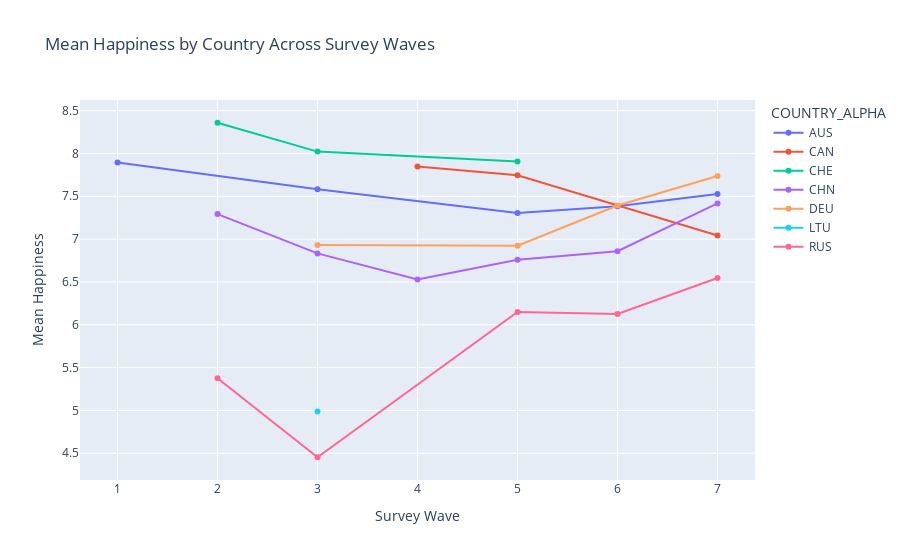

Notebook source saved alongside this figure:
### Code cell
# Filter data for specified countries using COUNTRY_ALPHA
selected_countries_alpha = ['AUS', 'CAN', 'CHN', 'RUS', 'DEU', 'LTU', 'CHE']  # ISO alpha-3 codes for Australia, Canada, China, Russia, Germany, Lithuania, Switzerland

# Assuming 'COUNTRY_ALPHA' is the column with ISO alpha-3 codes
WaveCountryAves_filtered = WaveCountryAves.query("COUNTRY_ALPHA in @selected_countries_alpha")

# Plotting
fig = px.line(
    WaveCountryAves_filtered,
    x='S002VS',
    y='meanhappy',
    color='COUNTRY_ALPHA',
    markers=True,
    labels={'S002VS': 'Survey Wave', 'meanhappy': 'Mean Happiness'},
    title='Mean Happiness by Country Across Survey Waves'
)

# Show the plot
fig.show()

### Figure 1 — Plotly figure (JSON) as saved in the notebook; plotly's stock layout.template omitted (floating-point values rounded to 4 significant figures)
{"data": [{"hovertemplate": "COUNTRY_ALPHA=AUS<br>Survey Wave=%{x}<br>Mean Happiness=%{y}<extra></extra>", "legendgroup": "AUS", "line": {"color": "#636efa", "dash": "solid"}, "marker": {"symbol": "circle"}, "mode": "lines+markers", "name": "AUS", "orientation": "h", "showlegend": true, "type": "scatter", "x": [1, 3, 5, 6, 7], "xaxis": "x", "y": [7.895, 7.583, 7.304, 7.382, 7.528], "yaxis": "y"}, {"hovertemplate": "COUNTRY_ALPHA=CAN<br>Survey Wave=%{x}<br>Mean Happiness=%{y}<extra></extra>", "legendgroup": "CAN", "line": {"color": "#EF553B", "dash": "solid"}, "marker": {"symbol": "circle"}, "mode": "lines+markers", "name": "CAN", "orientation": "h", "showlegend": true, "type": "scatter", "x": [4, 5, 7], "xaxis": "x", "y": [7.849, 7.746, 7.042], "yaxis": "y"}, {"hovertemplate": "COUNTRY_ALPHA=CHE<br>Survey Wave=%{x}<br>Mean Happiness=%{y}<extra></extra>", "legendgroup": "CHE", "line": {"color": "#00cc96", "dash": "solid"}, "marker": {"symbol": "circle"}, "mode": "lines+markers", "name": "CHE", "orientation": "h", "showlegend": true, "type": "scatter", "x": [2, 3, 5], "xaxis": "x", "y": [8.359, 8.022, 7.905], "yaxis": "y"}, {"hovertemplate": "COUNTRY_ALPHA=CHN<br>Survey Wave=%{x}<br>Mean Happiness=%{y}<extra></extra>", "legendgroup": "CHN", "line": {"color": "#ab63fa", "dash": "solid"}, "marker": {"symbol": "circle"}, "mode": "lines+markers", "name": "CHN", "orientation": "h", "showlegend": true, "type": "scatter", "x": [2, 3, 4, 5, 6, 7], "xaxis": "x", "y": [7.292, 6.833, 6.53, 6.76, 6.858, 7.417], "yaxis": "y"}, {"hovertemplate": "COUNTRY_ALPHA=DEU<br>Survey Wave=%{x}<br>Mean Happiness=%{y}<extra></extra>", "legendgroup": "DEU", "line": {"color": "#FFA15A", "dash": "solid"}, "marker": {"symbol": "circle"}, "mode": "lines+markers", "name": "DEU", "orientation": "h", "showlegend": true, "type": "scatter", "x": [3, 5, 6, 7], "xaxis": "x", "y": [6.932, 6.923, 7.393, 7.737], "yaxis": "y"}, {"hovertemplate": "COUNTRY_ALPHA=LTU<br>Survey Wave=%{x}<br>Mean Happiness=%{y}<extra></extra>", "legendgroup": "LTU", "line": {"color": "#19d3f3", "dash": "solid"}, "marker": {"symbol": "circle"}, "mode": "lines+markers", "name": "LTU", "orientation": "h", "showlegend": true, "type": "scatter", "x": [3], "xaxis": "x", "y": [4.987], "yaxis": "y"}, {"hovertemplate": "COUNTRY_ALPHA=RUS<br>Survey Wave=%{x}<br>Mean Happiness=%{y}<extra></extra>", "legendgroup": "RUS", "line": {"color": "#FF6692", "dash": "solid"}, "marker": {"symbol": "circle"}, "mode": "lines+markers", "name": "RUS", "orientation": "h", "showlegend": true, "type": "scatter", "x": [2, 3, 5, 6, 7], "xaxis": "x", "y": [5.375, 4.453, 6.148, 6.127, 6.547], "yaxis": "y"}], "layout": {"legend": {"title": {"text": "COUNTRY_ALPHA"}, "tracegroupgap": 0}, "title": {"text": "Mean Happiness by Country Across Survey Waves"}, "xaxis": {"anchor": "y", "domain": [0, 1], "title": {"text": "Survey Wave"}}, "yaxis": {"anchor": "x", "domain": [0, 1], "title": {"text": "Mean Happiness"}}}}
